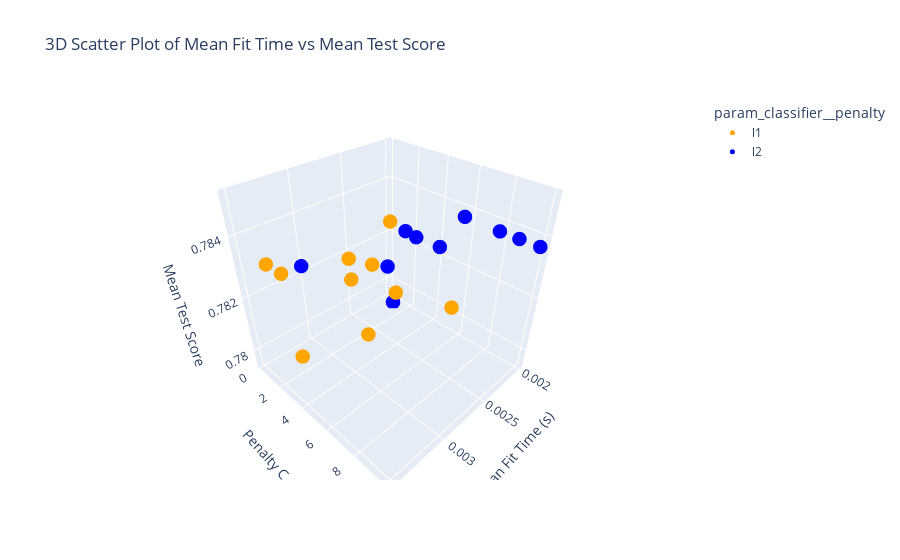

The code cell stored with this chart in its notebook:
### Code cell
fig = px.scatter_3d(
    LR_results,
    x='mean_fit_time',
    y='param_classifier__C',
    z='mean_test_score',
    color='param_classifier__penalty',
    title='3D Scatter Plot of Mean Fit Time vs Mean Test Score',
    labels={
        'mean_fit_time': 'Mean Fit Time (s)',
        'mean_test_score': 'Mean Test Score',
        'param_classifier__C': 'Penalty C'
    },
    color_discrete_map={'l1': 'orange', 'l2': 'blue'},  # Define colors for each penalty
)

# Update layout for better visualization
fig.update_traces(marker=dict(size=5))  # Adjust marker size
fig.update_layout(scene=dict(
    xaxis_title='Mean Fit Time (s)',
    yaxis_title='Penalty C',
    zaxis_title='Mean Test Score',
))

# Show the plot
fig.show()

### Figure 1 — Plotly figure (JSON) as saved in the notebook; plotly's stock layout.template omitted (floating-point values rounded to 4 significant figures)
{"data": [{"hovertemplate": "param_classifier__penalty=l1<br>Mean Fit Time (s)=%{x}<br>Penalty C=%{y}<br>Mean Test Score=%{z}<extra></extra>", "legendgroup": "l1", "marker": {"color": "orange", "size": 5, "symbol": "circle"}, "mode": "markers", "name": "l1", "scene": "scene", "showlegend": true, "type": "scatter3d", "x": [0.003001, 0.003003, 0.002998, 0.003503, 0.00312, 0.003065, 0.003496, 0.003503, 0.002507, 0.003232], "y": [6.7, 5.6, 10, 8.9, 7.8, 4.5, 3.4, 2.3, 0.1, 1.2], "z": [0.7851, 0.7837, 0.7837, 0.7837, 0.7837, 0.7837, 0.7837, 0.7837, 0.7809, 0.7795]}, {"hovertemplate": "param_classifier__penalty=l2<br>Mean Fit Time (s)=%{x}<br>Penalty C=%{y}<br>Mean Test Score=%{z}<extra></extra>", "legendgroup": "l2", "marker": {"color": "blue", "size": 5, "symbol": "circle"}, "mode": "markers", "name": "l2", "scene": "scene", "showlegend": true, "type": "scatter3d", "x": [0.001995, 0.002004, 0.002005, 0.002504, 0.002, 0.002503, 0.003023, 0.002528, 0.001997, 0.002123], "y": [5.6, 8.9, 7.8, 6.7, 10, 4.5, 0.1, 3.4, 2.3, 1.2], "z": [0.7837, 0.7837, 0.7837, 0.7837, 0.7837, 0.7837, 0.7823, 0.7823, 0.7823, 0.7795]}], "layout": {"legend": {"title": {"text": "param_classifier__penalty"}, "tracegroupgap": 0}, "scene": {"domain": {"x": [0, 1], "y": [0, 1]}, "xaxis": {"title": {"text": "Mean Fit Time (s)"}}, "yaxis": {"title": {"text": "Penalty C"}}, "zaxis": {"title": {"text": "Mean Test Score"}}}, "title": {"text": "3D Scatter Plot of Mean Fit Time vs Mean Test Score"}}}
